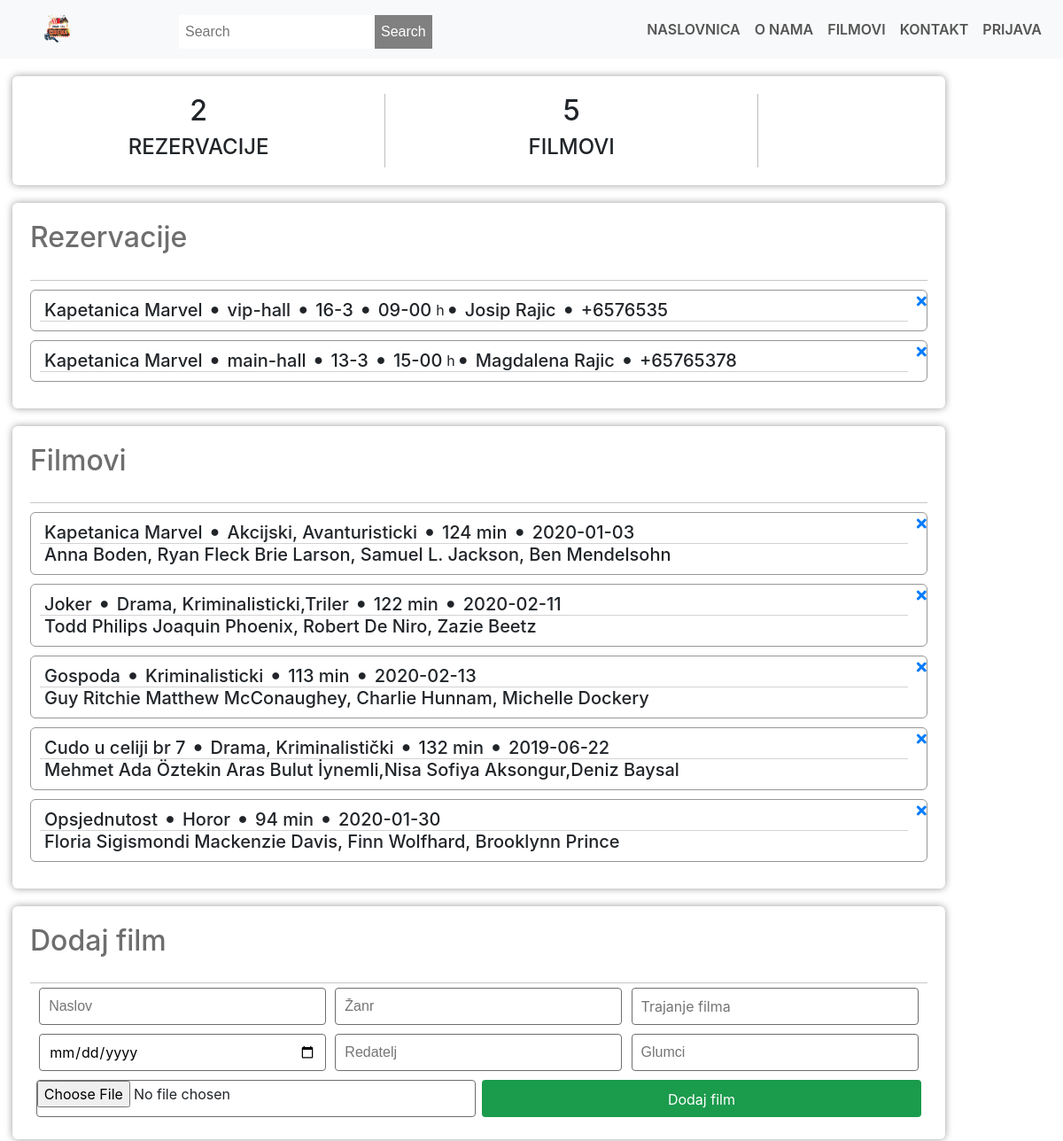
Page /admin.php (upper part) on the earlier database version.
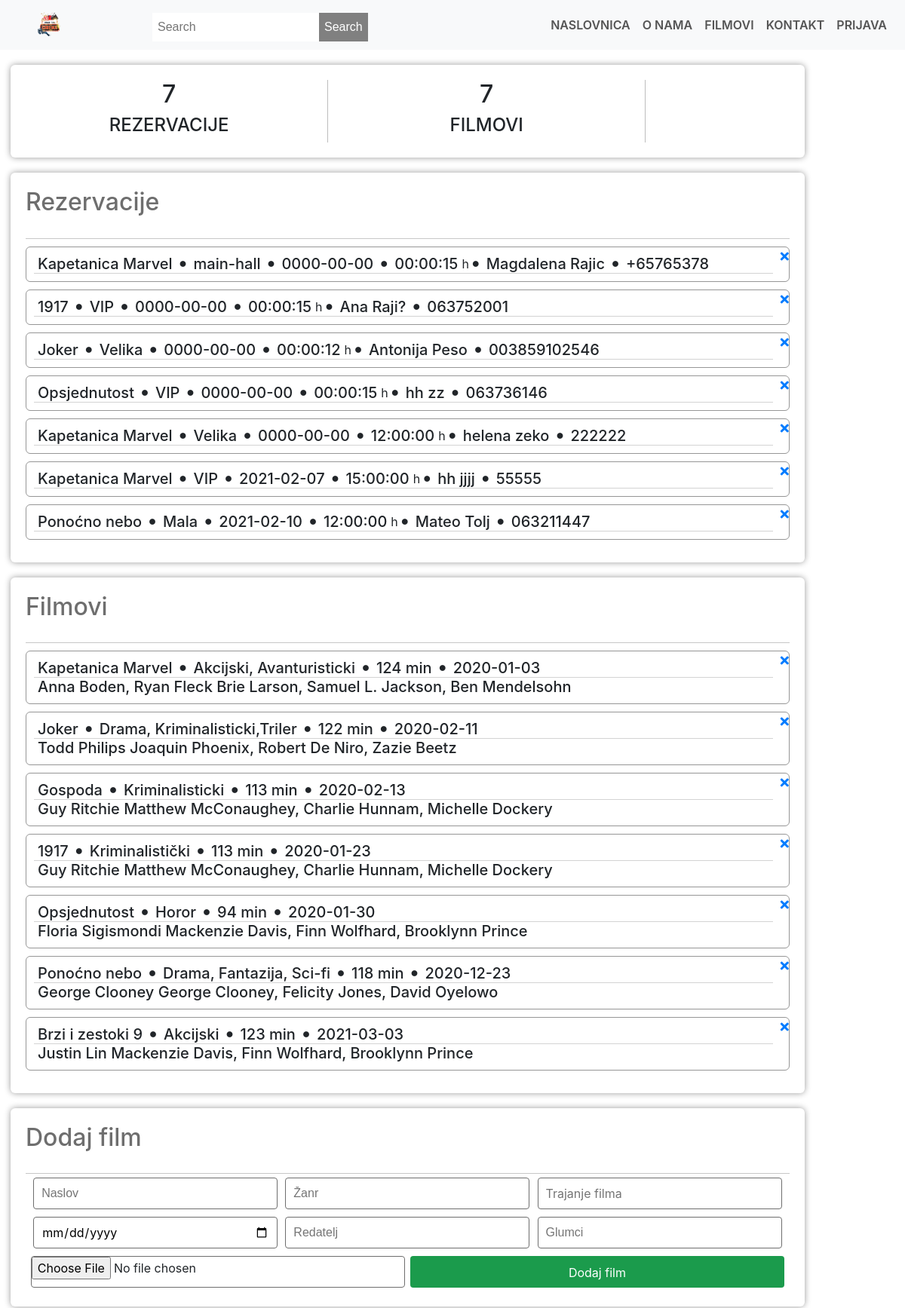
Same page on the later database version.
### tables this page shows
CREATE TABLE `bookingtable` (
  `bookingID` int(11) NOT NULL,
  `movieName` varchar(100) DEFAULT NULL,
  `bookingTheatre` varchar(100) NOT NULL,
  `bookingType` varchar(100) DEFAULT NULL,
  `bookingDate` date NOT NULL,
  `bookingTime` time NOT NULL,
  `bookingFName` varchar(100) NOT NULL,
  `bookingLName` varchar(100) DEFAULT NULL,
  `bookingPNumber` varchar(12) NOT NULL
);

CREATE TABLE `movietable` (
  `movieID` int(11) NOT NULL,
  `movieImg` varchar(150) NOT NULL,
  `movieTitle` varchar(100) NOT NULL,
  `movieGenre` varchar(50) NOT NULL,
  `movieDuration` int(11) NOT NULL,
  `movieRelDate` date NOT NULL,
  `movieDirector` varchar(50) NOT NULL,
  `movieActors` varchar(150) NOT NULL
);

### admin.php (the view, shortened to what the changed rows need)
<!DOCTYPE html>
<html lang="en">
<head>
    <link rel="stylesheet" href="style/styles.css">
    <link rel="stylesheet" href="https://stackpath.bootstrapcdn.com/bootstrap/4.4.1/css/bootstrap.min.css" >
<link rel="stylesheet" href ="https://stackpath.bootstrapcdn.com/font-awesome/4.7.0/css/font-awesome.min.css">
    <link rel="stylesheet" href="https://use.fontawesome.com/releases/v5.7.2/css/all.css"
>
</head>
<body>
    <?php
    $link = mysqli_connect("localhost", "root", "", "baza");
    $sql = "SELECT * FROM bookingtable";
    $sql1 = "SELECT * FROM movietable";
    $bookingsNo=mysqli_num_rows(mysqli_query($link, $sql));
    $moviesNo=mysqli_num_rows(mysqli_query($link, "SELECT * FROM movietable"));
    ?>
    <div class="admin-container">
        <div class="admin-section admin-section1">
            <div class="admin-section-column">
                <div class="admin-section-panel admin-section-stats">
                    <div class="admin-section-stats-panel">
                        <h2 ><?php echo $bookingsNo ?></h2>
                        <h4>REZERVACIJE</h4>
                    </div>
                    <div class="admin-section-stats-panel">
                        <h2 ><?php echo $moviesNo ?></h2>
                        <h4>FILMOVI</h4>
                    </div>
                </div>
                <div class="admin-section-panel admin-section-panel1">
                    <div class="admin-panel-section-header">
                        <h2>Rezervacije</h2>
                    </div>
                    <div class="admin-panel-section-content">
                        <?php
                        if($result = mysqli_query($link, $sql)){
                            if(mysqli_num_rows($result) > 0){
                                while($row = mysqli_fetch_array($result)){
                                    echo "<div class=\"admin-panel-section-booking-item\">\n";
                                    echo "                            <div class=\"admin-panel-section-booking-info\">\n";
                                    echo "                                <div>\n";
                                    echo "                                    <h5>". $row['movieName'] ."</h5>\n";
                                    echo "                                    <i class=\"fas fa-circle \"></i>\n";
                                    echo "                                    <h5>". $row['bookingTheatre'] ."</h5>\n";
                                    echo "                                    <i class=\"fas fa-circle \"></i>\n";
                                    echo "                                    <h5>". $row['bookingDate'] ."</h5>\n";
                                    echo "                                    <i class=\"fas fa-circle \"></i>\n";
                                    echo "                                    <h5>". $row['bookingTime'] ."</h5> h \n";
                                    echo "                                    <i class=\"fas fa-circle \"></i>\n";
                                    echo "                                    <h5>". $row['bookingFName'] ." ". $row['bookingLName'] ."</h5>\n";
                                    echo "                                    <i class=\"fas fa-circle\"></i>\n";
                                    echo "                                    <h5>". $row['bookingPNumber'] ."</h5>\n";
                                    echo "                                </div>\n";
                                    echo "                            </div>\n";
                                    echo "                                <a href='deleteBooking.php?id=".$row['bookingID']."'><i class=\"fas fa-times decline-booking\"></i></a>\n";
                                    echo "                        </div>";
                                }
                            } else{
                                echo '<h4 class="no-annot">No Bookings right now</h4>';
                            }
                        } else{
                            echo "ERROR: Could not able to execute $sql. " . mysqli_error($link);
                        }
                        ?>
                    </div>
                </div>
                <div class="admin-section-panel admin-section-panel1">
                    <div class="admin-panel-section-header">
                        <h2>Filmovi</h2>
                    </div>
                    <div class="admin-panel-section-content">
                        <?php
                        if($result = mysqli_query($link, $sql1)){
                            if(mysqli_num_rows($result) > 0){
                                while($row = mysqli_fetch_array($result)){
                                    echo "<div class=\"admin-panel-section-booking-item\">\n";
                                    echo "                            <div class=\"admin-panel-section-booking-info\">\n";
                                    echo "                                <div>\n";
                                    echo "                                    <h5>". $row['movieTitle'] ."</h5>\n";
                                    echo "                                    <i class=\"fas fa-circle \"></i>\n";
                                    echo "                                    <h5>". $row['movieGenre'] ."</h5>\n";
                                    echo "                                    <i class=\"fas fa-circle \"></i>\n";
                                    echo "                                    <h5>". $row['movieDuration'] ." min </h5>\n";
                                    echo "                                    <i class=\"fas fa-circle \"></i>\n";
                                    echo "                                    <h5>". $row['movieRelDate'] ."</h5>\n";
                                    echo "                                </div>\n";
                                    echo "                                <div>\n";
                                    echo "                                    <h5>". $row['movieDirector'] ." ". $row['movieActors'] ."</h5>\n";
                                    echo "                                </div>\n";
                                    echo "                            </div>\n";
                                    echo "                                <a href='deleteMovie.php?id=".$row['movieID']."'><i class=\"fas fa-times decline-booking\"></i></a>\n";
                                    echo "                        </div>";
                                }
                            } else{
                                echo '<h4 class="no-annot">No Bookings right now</h4>';
                            }
                        } else{
                            echo "ERROR: Could not able to execute $sql. " . mysqli_error($link);
                        }
                        ?>
                    </div>
                </div>
                <div class="admin-section-panel admin-section-panel2">
                    <div class="admin-panel-section-header">
                        <h2>Dodaj film</h2>
                    </div>
                </div>
            </div>
        </div>
    </div>
</body>
</html>

Differences in the rows shown:
removed bookingtable: movieName "Kapetanica Marvel", bookingTheatre "vip-hall", bookingDate "16-3", bookingTime "09-00", bookingFName "Josip", bookingLName "Rajic", bookingPNumber "+6576535"
changed bookingtable "main-hall": bookingDate "13-3" → "0000-00-00"; bookingTime "15-00" → "00:00:15"
added bookingtable: movieName "1917", bookingTheatre "VIP", bookingDate "0000-00-00", bookingTime "00:00:15", bookingFName "Ana", bookingLName "Raji?", bookingPNumber "063752001"
added bookingtable: movieName "Joker", bookingTheatre "Velika", bookingDate "0000-00-00", bookingTime "00:00:12", bookingFName "Antonija", bookingLName "Peso", bookingPNumber "003859102546"
added bookingtable: movieName "Opsjednutost", bookingTheatre "VIP", bookingDate "0000-00-00", bookingTime "00:00:15", bookingFName "hh", bookingLName "zz", bookingPNumber "063736146"
added bookingtable: movieName "Kapetanica Marvel", bookingTheatre "Velika", bookingDate "0000-00-00", bookingTime "12:00:00", bookingFName "helena", bookingLName "zeko", bookingPNumber "222222"
added bookingtable: movieName "Kapetanica Marvel", bookingTheatre "VIP", bookingDate "2021-02-07", bookingTime "15:00:00", bookingFName "hh", bookingLName "jjjj", bookingPNumber "55555"
added bookingtable: movieName "Ponoćno nebo", bookingTheatre "Mala", bookingDate "2021-02-10", bookingTime "12:00:00", bookingFName "Mateo", bookingLName "Tolj", bookingPNumber "063211447"
changed movietable: movieTitle "Cudo u celiji br 7" → "1917"; movieGenre "Drama, Kriminalistički" → "Kriminalistički"; movieDuration "132" → "113"; movieRelDate "2019-06-22" → "2020-01-23"; movieDirector "Mehmet Ada Öztekin" → "Guy Ritchie"; movieActors "Aras Bulut İynemli,Nisa Sofiya Aksongur,Deniz Baysal" → "Matthew McConaughey, Charlie Hunnam, Michelle Dockery"
added movietable: movieTitle "Ponoćno nebo", movieGenre "Drama, Fantazija, Sci-fi", movieDuration "118", movieRelDate "2020-12-23", movieDirector "George Clooney", movieActors "George Clooney, Felicity Jones, David Oyelowo"
added movietable: movieTitle "Brzi i zestoki 9", movieGenre "Akcijski", movieDuration "123", movieRelDate "2021-03-03", movieDirector "Justin Lin", movieActors "Mackenzie Davis, Finn Wolfhard, Brooklynn Prince"
Other differences:
$bookingsNo: "2" → "7"
$moviesNo: "5" → "7"
